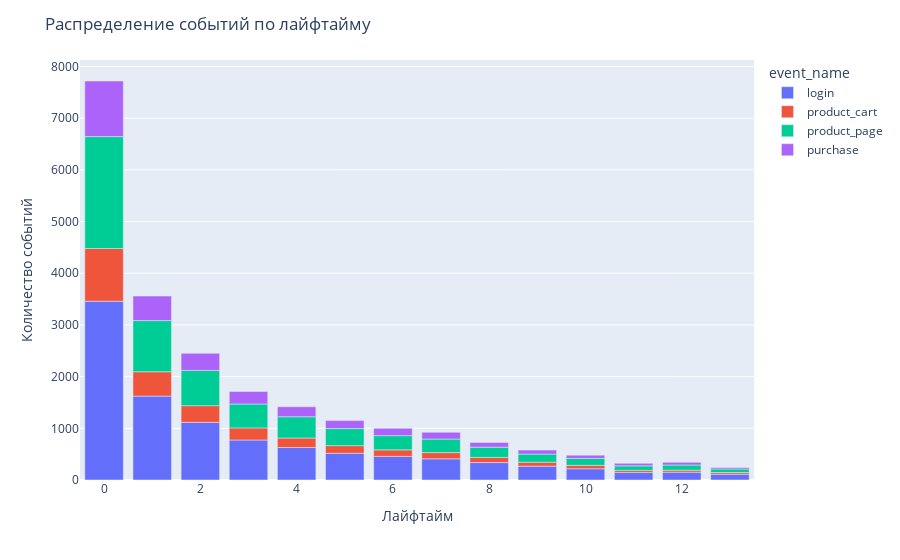

The notebook cell this image was saved under:
### Markdown cell above
Пользывотелей, которые прожили все 14 дней не так много, всего 113. Но нам нужно посмотреть, гистрограмму распределения событий по дням, чтобы понять когда обычно пользователи совершают действия.

### Code cell
# гуппируем датасет по дате и считаем количество уникальных пользователей
tabl=dataset.groupby(by=['lifetime','event_name'], as_index=False).agg({'device':'count'})
tabl.columns=['lifetime','event_name','qual']
tabl
#строим график
fig=px.bar(tabl,x='lifetime',y='qual',color='event_name')
fig.update_layout(title='Распределение событий по лайфтайму',\
                 xaxis_title='Лайфтайм', yaxis_title='Количество событий')
fig.show()

### Figure 1 — Plotly figure (JSON) as saved in the notebook; plotly's stock layout.template omitted (floating-point values rounded to 4 significant figures)
{"data": [{"alignmentgroup": "True", "hovertemplate": "event_name=login<br>lifetime=%{x}<br>qual=%{y}<extra></extra>", "legendgroup": "login", "marker": {"color": "#636efa", "pattern": {"shape": ""}}, "name": "login", "offsetgroup": "login", "orientation": "v", "showlegend": true, "textposition": "auto", "type": "bar", "x": [0, 1, 2, 3, 4, 5, 6, 7, 8, 9, 10, 11, 12, 13], "xaxis": "x", "y": [3459, 1623, 1116, 774, 629, 517, 457, 410, 337, 267, 217, 147, 151, 113], "yaxis": "y"}, {"alignmentgroup": "True", "hovertemplate": "event_name=product_cart<br>lifetime=%{x}<br>qual=%{y}<extra></extra>", "legendgroup": "product_cart", "marker": {"color": "#EF553B", "pattern": {"shape": ""}}, "name": "product_cart", "offsetgroup": "product_cart", "orientation": "v", "showlegend": true, "textposition": "auto", "type": "bar", "x": [0, 1, 2, 3, 4, 5, 6, 7, 8, 9, 10, 11, 12, 13], "xaxis": "x", "y": [1020, 471, 322, 234, 183, 148, 126, 120, 100, 78, 66, 39, 39, 32], "yaxis": "y"}, {"alignmentgroup": "True", "hovertemplate": "event_name=product_page<br>lifetime=%{x}<br>qual=%{y}<extra></extra>", "legendgroup": "product_page", "marker": {"color": "#00cc96", "pattern": {"shape": ""}}, "name": "product_page", "offsetgroup": "product_page", "orientation": "v", "showlegend": true, "textposition": "auto", "type": "bar", "x": [0, 1, 2, 3, 4, 5, 6, 7, 8, 9, 10, 11, 12, 13], "xaxis": "x", "y": [2164, 990, 682, 462, 411, 330, 275, 262, 198, 156, 135, 88, 100, 69], "yaxis": "y"}, {"alignmentgroup": "True", "hovertemplate": "event_name=purchase<br>lifetime=%{x}<br>qual=%{y}<extra></extra>", "legendgroup": "purchase", "marker": {"color": "#ab63fa", "pattern": {"shape": ""}}, "name": "purchase", "offsetgroup": "purchase", "orientation": "v", "showlegend": true, "textposition": "auto", "type": "bar", "x": [0, 1, 2, 3, 4, 5, 6, 7, 8, 9, 10, 11, 12, 13], "xaxis": "x", "y": [1076, 475, 331, 242, 194, 154, 141, 132, 90, 77, 63, 48, 51, 29], "yaxis": "y"}], "layout": {"barmode": "relative", "legend": {"title": {"text": "event_name"}, "tracegroupgap": 0}, "margin": {"t": 60}, "title": {"text": "Распределение событий по лайфтайму"}, "xaxis": {"anchor": "y", "domain": [0, 1], "title": {"text": "Лайфтайм"}}, "yaxis": {"anchor": "x", "domain": [0, 1], "title": {"text": "Количество событий"}}}}
